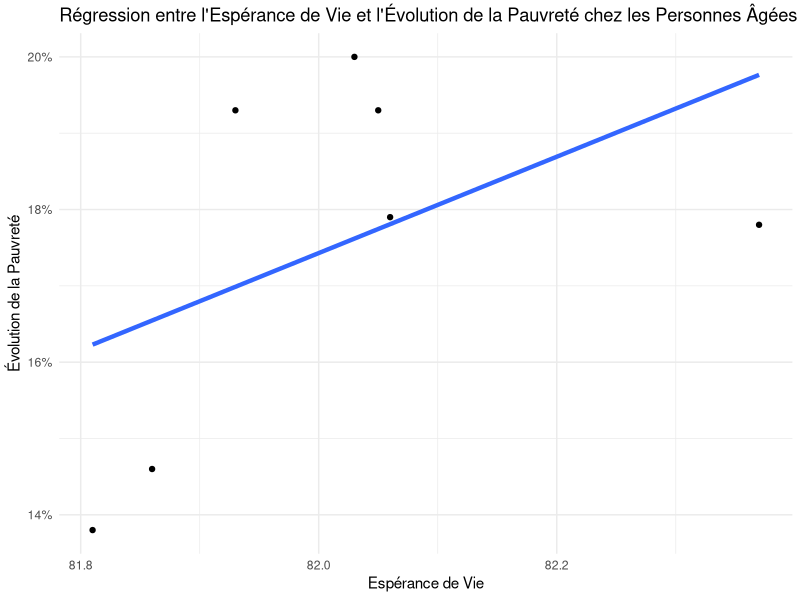

Generate this figure with R:
library(tidyverse)

# importation des données
library(readr)
library(readxl)
revenu_faible_incapacite <- read_excel("_tp/_tp2/Donnees/revenu_faible_incapacite.xlsx")

life_expectancy <- read.table( "_tp/_tp2/Donnees/E0per.txt", header = TRUE, skip = 1)
View(life_expectancy)

# Nettoyage de la base de données sur l'espérance de vie
# On garde les données observés seulement entre 2013 et 2021
esperance_vie <- life_expectancy %>%
  rename(Annee = Year, EsperanceDeVie = Total)

esperance_vie <- esperance_vie %>% select(-Male, -Female) %>% filter(Annee >= 2013)

#nettoyage de la base de données sur la pauvreté des personnes en état d'incapacité

pauvrete_incapacite <- revenu_faible_incapacite %>% rename(Annee = Statistiques,
                                                      Pourcentage = Percent_low_rev)

pauvrete_incapacite <- pauvrete_incapacite %>% filter(Annee<=2019)

Base_donnees_final <- merge(pauvrete_incapacite, esperance_vie, by = "Annee")

 # Créer le graphique montrant une régression linéaire
  graphique_regression <- ggplot(Base_donnees_final, aes(x = EsperanceDeVie, y = Pourcentage)) +
    geom_point() +
    geom_smooth(method = "lm", se = FALSE, 
                linetype = "solid", linewidth = 1.5) +
    labs(title = "Régression entre l'Espérance de Vie et l'Évolution de la Pauvreté chez les Personnes Âgées",
         x = "Espérance de Vie",
         y = "Évolution de la Pauvreté") +
    scale_y_continuous(labels = scales::percent_format(scale = 1)) +  
    theme_minimal()
  
print(graphique_regression)  
  

